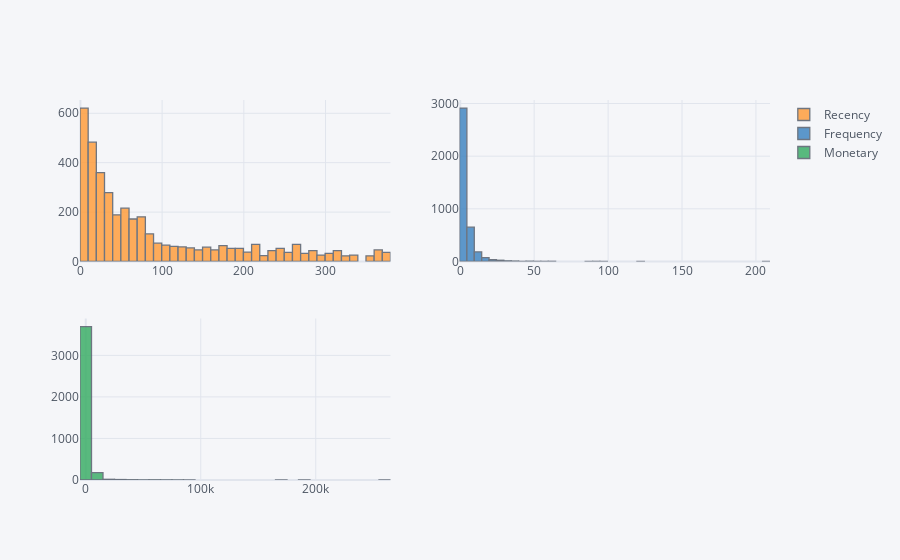

The cell this chart's notebook holds for it:
### Code cell
RFM[['Recency', 'Frequency', 'Monetary']].iplot(kind='histogram', subplots=True, bins=50)

### Figure 1 — Plotly figure (JSON) as saved in the notebook; plotly's stock layout.template omitted (floating-point values rounded to 4 significant figures; data arrays with more than 128 entries replaced by an {"elided": "..."} marker saying what was removed)
{"data": [{"histfunc": "count", "histnorm": "", "marker": {"color": "rgba(255, 153, 51, 1.0)", "line": {"color": "#4D5663", "width": 1.3}}, "name": "Recency", "nbinsx": 50, "opacity": 0.8, "orientation": "v", "type": "histogram", "x": {"elided": "3920 int values"}, "xaxis": "x", "yaxis": "y"}, {"histfunc": "count", "histnorm": "", "marker": {"color": "rgba(55, 128, 191, 1.0)", "line": {"color": "#4D5663", "width": 1.3}}, "name": "Frequency", "nbinsx": 50, "opacity": 0.8, "orientation": "v", "type": "histogram", "x": {"elided": "3920 int values"}, "xaxis": "x2", "yaxis": "y2"}, {"histfunc": "count", "histnorm": "", "marker": {"color": "rgba(50, 171, 96, 1.0)", "line": {"color": "#4D5663", "width": 1.3}}, "name": "Monetary", "nbinsx": 50, "opacity": 0.8, "orientation": "v", "type": "histogram", "x": {"elided": "3920 float values"}, "xaxis": "x3", "yaxis": "y3"}], "layout": {"barmode": "overlay", "legend": {"bgcolor": "#F5F6F9", "font": {"color": "#4D5663"}}, "paper_bgcolor": "#F5F6F9", "plot_bgcolor": "#F5F6F9", "title": {"font": {"color": "#4D5663"}}, "xaxis": {"anchor": "y", "domain": [0, 0.45], "gridcolor": "#E1E5ED", "showgrid": true, "tickfont": {"color": "#4D5663"}, "title": {"font": {"color": "#4D5663"}, "text": ""}, "zerolinecolor": "#E1E5ED"}, "xaxis2": {"anchor": "y2", "domain": [0.55, 1], "gridcolor": "#E1E5ED", "showgrid": true, "tickfont": {"color": "#4D5663"}, "title": {"font": {"color": "#4D5663"}, "text": ""}, "zerolinecolor": "#E1E5ED"}, "xaxis3": {"anchor": "y3", "domain": [0, 0.45], "gridcolor": "#E1E5ED", "showgrid": true, "tickfont": {"color": "#4D5663"}, "title": {"font": {"color": "#4D5663"}, "text": ""}, "zerolinecolor": "#E1E5ED"}, "yaxis": {"anchor": "x", "domain": [0.575, 1], "gridcolor": "#E1E5ED", "showgrid": true, "tickfont": {"color": "#4D5663"}, "title": {"font": {"color": "#4D5663"}, "text": ""}, "zerolinecolor": "#E1E5ED"}, "yaxis2": {"anchor": "x2", "domain": [0.575, 1], "gridcolor": "#E1E5ED", "showgrid": true, "tickfont": {"color": "#4D5663"}, "title": {"font": {"color": "#4D5663"}, "text": ""}, "zerolinecolor": "#E1E5ED"}, "yaxis3": {"anchor": "x3", "domain": [0, 0.425], "gridcolor": "#E1E5ED", "showgrid": true, "tickfont": {"color": "#4D5663"}, "title": {"font": {"color": "#4D5663"}, "text": ""}, "zerolinecolor": "#E1E5ED"}}}
